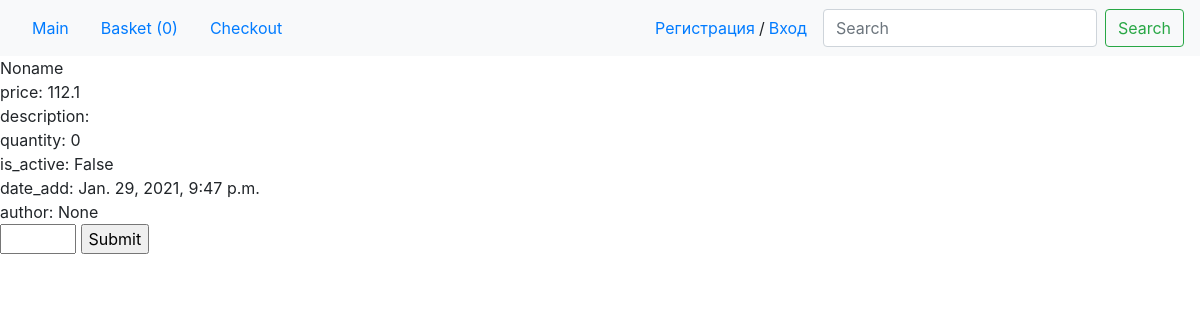
Page /9/ on the earlier database version.
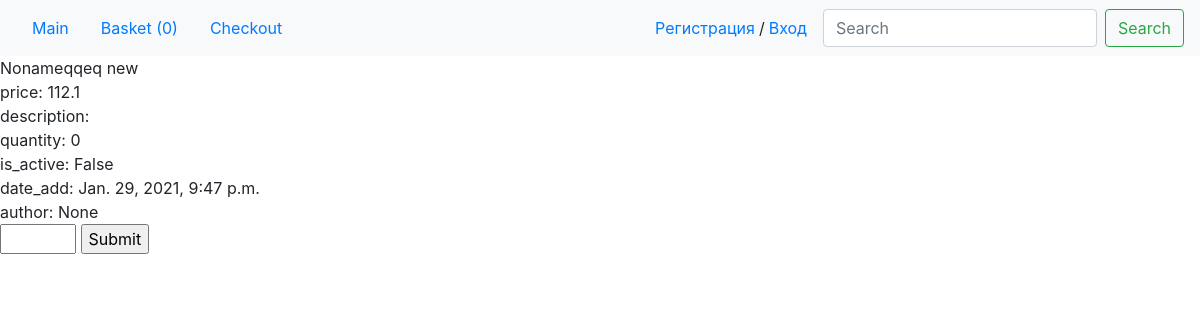
Same page on the later database version.
### my_shop/models.py (models this page shows)
class Product(models.Model):
    author = models.ForeignKey(User, on_delete=models.CASCADE, blank=True, null=True)
    title = models.CharField(max_length=300, default='Noname')
    quantity = models.IntegerField(blank=True, default=10) #default 10 for tests
    id_rozetka = models.IntegerField(blank=True, default=0)
    brand = models.CharField(max_length=100, blank=True, null=True)
    desc = models.TextField(blank=True, default='')
    images = models.CharField(blank=True, max_length=700, default='')
    price = models.FloatField(default=0)
    old_price = models.FloatField(blank=True, default=0)
    is_active = models.BooleanField(blank=False, max_length=100)
    cid = models.ManyToManyField('Categories')
    date_add = models.DateTimeField(auto_now_add=True)
    def __str__(self):
        return self.title
    class Meta:
        ordering = ['-date_add']

### my_shop/views.py (the view, shortened to what this page needs)
# urls.py: path('<int:pk>/', details_page, name='post_detail'),
def details_page(request, pk):
    goods_info = get_object_or_404(Product, id=pk)
    if not request.session.get('basket'):
        request.session['basket'] = {}
    goods_info = get_object_or_404(Product, id=pk)
    return render(request, 'my_shop/goods.html', context={'goods_info':goods_info})

### my_shop/templates/my_shop/goods.html (shortened to what this page needs)
{% extends 'base.html' %}
{% block content %}
    {{goods_info}}
    <br>
    price: {{goods_info.price}}
    <br>
    description: {{goods_info.description}}
    <br>
    quantity: {{goods_info.quantity}}
    <br>
    is_active: {{goods_info.is_active}}
    <br>
    date_add: {{goods_info.date_add}}
    <br>
    author: {{goods_info.author}}
    <form action="" method="POST">
        <input type="number" name="add2basket" step=1 min="1" max="{{ goods_info.quantity }}">
        <input type="submit">
    </form>
{% endblock %}

Differences in the rows shown:
changed Product "False": title "Noname" → "Nonameqqeq new"
